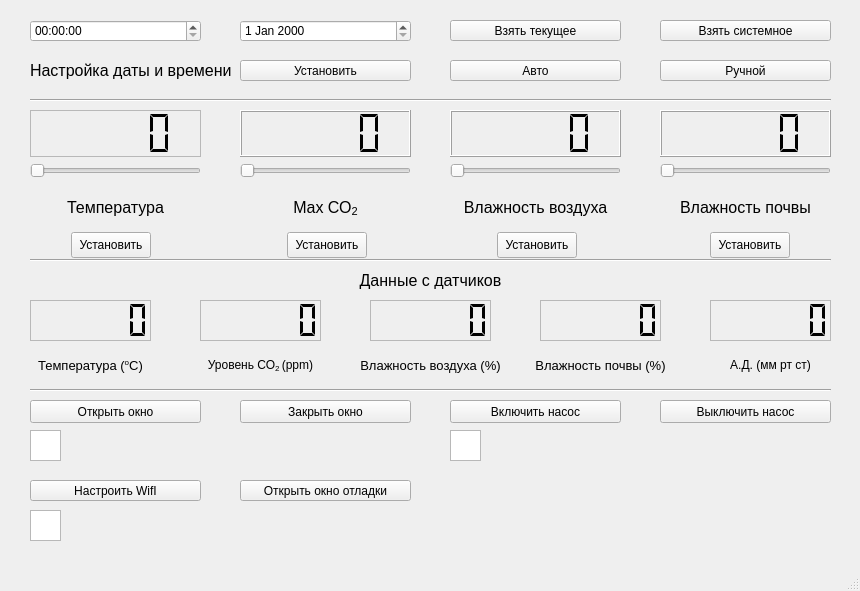
<?xml version="1.0" encoding="UTF-8"?>
<ui version="4.0">
 <class>MainWindow</class>
 <widget class="QMainWindow" name="MainWindow">
  <property name="geometry">
   <rect>
    <x>0</x>
    <y>0</y>
    <width>860</width>
    <height>591</height>
   </rect>
  </property>
  <property name="windowTitle">
   <string>MainWindow</string>
  </property>
  <widget class="QWidget" name="centralwidget">
   <widget class="QWidget" name="layoutWidget">
    <property name="geometry">
     <rect>
      <x>30</x>
      <y>110</y>
      <width>171</width>
      <height>121</height>
     </rect>
    </property>
    <layout class="QVBoxLayout" name="verticalLayout">
     <item>
      <widget class="QLCDNumber" name="panel_temp">
       <property name="frameShape">
        <enum>QFrame::StyledPanel</enum>
       </property>
       <property name="digitCount">
        <number>5</number>
       </property>
       <property name="segmentStyle">
        <enum>QLCDNumber::Flat</enum>
       </property>
      </widget>
     </item>
     <item>
      <widget class="QSlider" name="slider_temp">
       <property name="orientation">
        <enum>Qt::Horizontal</enum>
       </property>
      </widget>
     </item>
     <item>
      <widget class="QLabel" name="label_temp">
       <property name="text">
        <string>&lt;html&gt;&lt;head/&gt;&lt;body&gt;&lt;p align=&quot;center&quot;&gt;&lt;span style=&quot; font-size:12pt;&quot;&gt;Температура&lt;/span&gt;&lt;/p&gt;&lt;/body&gt;&lt;/html&gt;</string>
       </property>
      </widget>
     </item>
    </layout>
   </widget>
   <widget class="QWidget" name="layoutWidget_2">
    <property name="geometry">
     <rect>
      <x>240</x>
      <y>110</y>
      <width>171</width>
      <height>121</height>
     </rect>
    </property>
    <layout class="QVBoxLayout" name="verticalLayout_2">
     <item>
      <widget class="QLCDNumber" name="panel_co">
       <property name="digitCount">
        <number>5</number>
       </property>
       <property name="segmentStyle">
        <enum>QLCDNumber::Flat</enum>
       </property>
      </widget>
     </item>
     <item>
      <widget class="QSlider" name="slider_co">
       <property name="orientation">
        <enum>Qt::Horizontal</enum>
       </property>
      </widget>
     </item>
     <item>
      <widget class="QLabel" name="label_co">
       <property name="text">
        <string>&lt;html&gt;&lt;head/&gt;&lt;body&gt;&lt;p align=&quot;center&quot;&gt;&lt;span style=&quot; font-size:12pt;&quot;&gt;Max СО&lt;/span&gt;&lt;span style=&quot; font-size:12pt; vertical-align:sub;&quot;&gt;2&lt;/span&gt;&lt;/p&gt;&lt;/body&gt;&lt;/html&gt;</string>
       </property>
      </widget>
     </item>
    </layout>
   </widget>
   <widget class="QWidget" name="layoutWidget_3">
    <property name="geometry">
     <rect>
      <x>450</x>
      <y>110</y>
      <width>171</width>
      <height>121</height>
     </rect>
    </property>
    <layout class="QVBoxLayout" name="verticalLayout_3">
     <item>
      <widget class="QLCDNumber" name="panel_air">
       <property name="digitCount">
        <number>5</number>
       </property>
       <property name="segmentStyle">
        <enum>QLCDNumber::Flat</enum>
       </property>
      </widget>
     </item>
     <item>
      <widget class="QSlider" name="slider_air">
       <property name="orientation">
        <enum>Qt::Horizontal</enum>
       </property>
      </widget>
     </item>
     <item>
      <widget class="QLabel" name="label_air">
       <property name="text">
        <string>&lt;html&gt;&lt;head/&gt;&lt;body&gt;&lt;p align=&quot;center&quot;&gt;&lt;span style=&quot; font-size:12pt;&quot;&gt;Влажность воздуха&lt;/span&gt;&lt;/p&gt;&lt;/body&gt;&lt;/html&gt;</string>
       </property>
      </widget>
     </item>
    </layout>
   </widget>
   <widget class="QWidget" name="layoutWidget_4">
    <property name="geometry">
     <rect>
      <x>660</x>
      <y>110</y>
      <width>171</width>
      <height>121</height>
     </rect>
    </property>
    <layout class="QVBoxLayout" name="verticalLayout_4">
     <item>
      <widget class="QLCDNumber" name="panel_ground">
       <property name="digitCount">
        <number>5</number>
       </property>
       <property name="segmentStyle">
        <enum>QLCDNumber::Flat</enum>
       </property>
      </widget>
     </item>
     <item>
      <widget class="QSlider" name="slider_ground">
       <property name="orientation">
        <enum>Qt::Horizontal</enum>
       </property>
      </widget>
     </item>
     <item>
      <widget class="QLabel" name="label_ground">
       <property name="text">
        <string>&lt;html&gt;&lt;head/&gt;&lt;body&gt;&lt;p align=&quot;center&quot;&gt;&lt;span style=&quot; font-size:12pt;&quot;&gt;Влажность почвы&lt;/span&gt;&lt;/p&gt;&lt;/body&gt;&lt;/html&gt;</string>
       </property>
      </widget>
     </item>
    </layout>
   </widget>
   <widget class="QPushButton" name="button_on_wifi">
    <property name="geometry">
     <rect>
      <x>30</x>
      <y>480</y>
      <width>171</width>
      <height>21</height>
     </rect>
    </property>
    <property name="text">
     <string>Настроить WifI</string>
    </property>
   </widget>
   <widget class="QPushButton" name="button_on_window">
    <property name="geometry">
     <rect>
      <x>30</x>
      <y>400</y>
      <width>171</width>
      <height>23</height>
     </rect>
    </property>
    <property name="text">
     <string>Открыть окно</string>
    </property>
   </widget>
   <widget class="QPushButton" name="button_off_window">
    <property name="geometry">
     <rect>
      <x>240</x>
      <y>400</y>
      <width>171</width>
      <height>23</height>
     </rect>
    </property>
    <property name="text">
     <string>Закрыть окно</string>
    </property>
   </widget>
   <widget class="QPushButton" name="button_on_pump">
    <property name="geometry">
     <rect>
      <x>450</x>
      <y>400</y>
      <width>171</width>
      <height>23</height>
     </rect>
    </property>
    <property name="text">
     <string>Включить насос</string>
    </property>
   </widget>
   <widget class="QPushButton" name="button_off_pump">
    <property name="geometry">
     <rect>
      <x>660</x>
      <y>400</y>
      <width>171</width>
      <height>23</height>
     </rect>
    </property>
    <property name="text">
     <string>Выключить насос</string>
    </property>
   </widget>
   <widget class="QLabel" name="label_window">
    <property name="geometry">
     <rect>
      <x>70</x>
      <y>430</y>
      <width>341</width>
      <height>31</height>
     </rect>
    </property>
    <property name="text">
     <string>&lt;html&gt;&lt;head/&gt;&lt;body&gt;&lt;p align=&quot;right&quot;&gt;&lt;br/&gt;&lt;/p&gt;&lt;/body&gt;&lt;/html&gt;</string>
    </property>
   </widget>
   <widget class="QLabel" name="label_pump">
    <property name="geometry">
     <rect>
      <x>490</x>
      <y>430</y>
      <width>341</width>
      <height>31</height>
     </rect>
    </property>
    <property name="text">
     <string>&lt;html&gt;&lt;head/&gt;&lt;body&gt;&lt;p align=&quot;right&quot;&gt;&lt;br/&gt;&lt;/p&gt;&lt;/body&gt;&lt;/html&gt;</string>
    </property>
    <property name="textFormat">
     <enum>Qt::AutoText</enum>
    </property>
   </widget>
   <widget class="QLabel" name="label_wifi">
    <property name="geometry">
     <rect>
      <x>70</x>
      <y>510</y>
      <width>341</width>
      <height>31</height>
     </rect>
    </property>
    <property name="text">
     <string>&lt;html&gt;&lt;head/&gt;&lt;body&gt;&lt;p align=&quot;right&quot;&gt;&lt;br/&gt;&lt;/p&gt;&lt;/body&gt;&lt;/html&gt;</string>
    </property>
   </widget>
   <widget class="QTimeEdit" name="timeEdit">
    <property name="geometry">
     <rect>
      <x>30</x>
      <y>20</y>
      <width>171</width>
      <height>22</height>
     </rect>
    </property>
   </widget>
   <widget class="QDateEdit" name="dateEdit">
    <property name="geometry">
     <rect>
      <x>240</x>
      <y>20</y>
      <width>171</width>
      <height>22</height>
     </rect>
    </property>
   </widget>
   <widget class="QLabel" name="label_data_and_time">
    <property name="geometry">
     <rect>
      <x>30</x>
      <y>60</y>
      <width>201</width>
      <height>21</height>
     </rect>
    </property>
    <property name="text">
     <string>&lt;html&gt;&lt;head/&gt;&lt;body&gt;&lt;p align=&quot;center&quot;&gt;&lt;span style=&quot; font-size:12pt;&quot;&gt;Настройка даты и времени&lt;/span&gt;&lt;/p&gt;&lt;/body&gt;&lt;/html&gt;</string>
    </property>
   </widget>
   <widget class="Line" name="line">
    <property name="geometry">
     <rect>
      <x>30</x>
      <y>380</y>
      <width>801</width>
      <height>21</height>
     </rect>
    </property>
    <property name="orientation">
     <enum>Qt::Horizontal</enum>
    </property>
   </widget>
   <widget class="QGraphicsView" name="lamp_wifi">
    <property name="geometry">
     <rect>
      <x>30</x>
      <y>510</y>
      <width>31</width>
      <height>31</height>
     </rect>
    </property>
   </widget>
   <widget class="Line" name="line_2">
    <property name="geometry">
     <rect>
      <x>30</x>
      <y>90</y>
      <width>801</width>
      <height>21</height>
     </rect>
    </property>
    <property name="orientation">
     <enum>Qt::Horizontal</enum>
    </property>
   </widget>
   <widget class="QGraphicsView" name="lamp_window">
    <property name="geometry">
     <rect>
      <x>30</x>
      <y>430</y>
      <width>31</width>
      <height>31</height>
     </rect>
    </property>
   </widget>
   <widget class="QGraphicsView" name="lamp_pump">
    <property name="geometry">
     <rect>
      <x>450</x>
      <y>430</y>
      <width>31</width>
      <height>31</height>
     </rect>
    </property>
   </widget>
   <widget class="QLabel" name="label_data_and_time_2">
    <property name="geometry">
     <rect>
      <x>240</x>
      <y>270</y>
      <width>381</width>
      <height>21</height>
     </rect>
    </property>
    <property name="text">
     <string>&lt;html&gt;&lt;head/&gt;&lt;body&gt;&lt;p align=&quot;center&quot;&gt;&lt;span style=&quot; font-size:12pt;&quot;&gt;Данные с датчиков&lt;/span&gt;&lt;/p&gt;&lt;/body&gt;&lt;/html&gt;</string>
    </property>
   </widget>
   <widget class="Line" name="line_3">
    <property name="geometry">
     <rect>
      <x>30</x>
      <y>250</y>
      <width>801</width>
      <height>21</height>
     </rect>
    </property>
    <property name="orientation">
     <enum>Qt::Horizontal</enum>
    </property>
   </widget>
   <widget class="QLCDNumber" name="panel_out_air">
    <property name="geometry">
     <rect>
      <x>370</x>
      <y>300</y>
      <width>121</width>
      <height>41</height>
     </rect>
    </property>
    <property name="frameShape">
     <enum>QFrame::StyledPanel</enum>
    </property>
    <property name="frameShadow">
     <enum>QFrame::Raised</enum>
    </property>
    <property name="digitCount">
     <number>6</number>
    </property>
    <property name="segmentStyle">
     <enum>QLCDNumber::Flat</enum>
    </property>
   </widget>
   <widget class="QLCDNumber" name="panel_out_hg">
    <property name="geometry">
     <rect>
      <x>710</x>
      <y>300</y>
      <width>121</width>
      <height>41</height>
     </rect>
    </property>
    <property name="frameShape">
     <enum>QFrame::StyledPanel</enum>
    </property>
    <property name="frameShadow">
     <enum>QFrame::Raised</enum>
    </property>
    <property name="digitCount">
     <number>6</number>
    </property>
    <property name="segmentStyle">
     <enum>QLCDNumber::Flat</enum>
    </property>
   </widget>
   <widget class="QLCDNumber" name="panel_out_ground">
    <property name="geometry">
     <rect>
      <x>540</x>
      <y>300</y>
      <width>121</width>
      <height>41</height>
     </rect>
    </property>
    <property name="frameShape">
     <enum>QFrame::StyledPanel</enum>
    </property>
    <property name="frameShadow">
     <enum>QFrame::Raised</enum>
    </property>
    <property name="digitCount">
     <number>6</number>
    </property>
    <property name="segmentStyle">
     <enum>QLCDNumber::Flat</enum>
    </property>
   </widget>
   <widget class="QLCDNumber" name="panel_out_temp">
    <property name="geometry">
     <rect>
      <x>30</x>
      <y>300</y>
      <width>121</width>
      <height>41</height>
     </rect>
    </property>
    <property name="frameShape">
     <enum>QFrame::StyledPanel</enum>
    </property>
    <property name="frameShadow">
     <enum>QFrame::Raised</enum>
    </property>
    <property name="digitCount">
     <number>6</number>
    </property>
    <property name="segmentStyle">
     <enum>QLCDNumber::Flat</enum>
    </property>
   </widget>
   <widget class="QLCDNumber" name="panel_out_co">
    <property name="geometry">
     <rect>
      <x>200</x>
      <y>300</y>
      <width>121</width>
      <height>41</height>
     </rect>
    </property>
    <property name="frameShape">
     <enum>QFrame::StyledPanel</enum>
    </property>
    <property name="frameShadow">
     <enum>QFrame::Raised</enum>
    </property>
    <property name="digitCount">
     <number>6</number>
    </property>
    <property name="segmentStyle">
     <enum>QLCDNumber::Flat</enum>
    </property>
   </widget>
   <widget class="QLabel" name="label_data_and_time_3">
    <property name="geometry">
     <rect>
      <x>20</x>
      <y>350</y>
      <width>141</width>
      <height>31</height>
     </rect>
    </property>
    <property name="text">
     <string>&lt;html&gt;&lt;head/&gt;&lt;body&gt;&lt;p align=&quot;center&quot;&gt;&lt;span style=&quot; font-size:10pt;&quot;&gt;Температура (&lt;/span&gt;&lt;span style=&quot; font-size:10pt; vertical-align:super;&quot;&gt;о&lt;/span&gt;&lt;span style=&quot; font-size:10pt;&quot;&gt;С)&lt;/span&gt;&lt;/p&gt;&lt;/body&gt;&lt;/html&gt;</string>
    </property>
   </widget>
   <widget class="QLabel" name="label_data_and_time_4">
    <property name="geometry">
     <rect>
      <x>190</x>
      <y>350</y>
      <width>141</width>
      <height>31</height>
     </rect>
    </property>
    <property name="text">
     <string>&lt;html&gt;&lt;head/&gt;&lt;body&gt;&lt;p align=&quot;center&quot;&gt;Уровень СО&lt;span style=&quot; vertical-align:sub;&quot;&gt;2 &lt;/span&gt;(ppm)&lt;/p&gt;&lt;/body&gt;&lt;/html&gt;</string>
    </property>
   </widget>
   <widget class="QLabel" name="label_data_and_time_5">
    <property name="geometry">
     <rect>
      <x>360</x>
      <y>350</y>
      <width>141</width>
      <height>31</height>
     </rect>
    </property>
    <property name="text">
     <string>&lt;html&gt;&lt;head/&gt;&lt;body&gt;&lt;p align=&quot;center&quot;&gt;&lt;span style=&quot; font-size:10pt;&quot;&gt;Влажность воздуха (%)&lt;/span&gt;&lt;/p&gt;&lt;/body&gt;&lt;/html&gt;</string>
    </property>
   </widget>
   <widget class="QLabel" name="label_data_and_time_6">
    <property name="geometry">
     <rect>
      <x>530</x>
      <y>350</y>
      <width>141</width>
      <height>31</height>
     </rect>
    </property>
    <property name="text">
     <string>&lt;html&gt;&lt;head/&gt;&lt;body&gt;&lt;p align=&quot;center&quot;&gt;&lt;span style=&quot; font-size:10pt;&quot;&gt;Влажность почвы (%)&lt;/span&gt;&lt;/p&gt;&lt;/body&gt;&lt;/html&gt;</string>
    </property>
   </widget>
   <widget class="QLabel" name="label_data_and_time_7">
    <property name="geometry">
     <rect>
      <x>700</x>
      <y>350</y>
      <width>141</width>
      <height>31</height>
     </rect>
    </property>
    <property name="text">
     <string>&lt;html&gt;&lt;head/&gt;&lt;body&gt;&lt;p align=&quot;center&quot;&gt;А.Д. (мм рт ст)&lt;/p&gt;&lt;/body&gt;&lt;/html&gt;</string>
    </property>
   </widget>
   <widget class="QPushButton" name="getsystime">
    <property name="geometry">
     <rect>
      <x>660</x>
      <y>20</y>
      <width>171</width>
      <height>21</height>
     </rect>
    </property>
    <property name="text">
     <string>Взять системное</string>
    </property>
   </widget>
   <widget class="QPushButton" name="settime">
    <property name="geometry">
     <rect>
      <x>240</x>
      <y>60</y>
      <width>171</width>
      <height>21</height>
     </rect>
    </property>
    <property name="text">
     <string>Установить</string>
    </property>
   </widget>
   <widget class="QPushButton" name="getstmtime">
    <property name="geometry">
     <rect>
      <x>450</x>
      <y>20</y>
      <width>171</width>
      <height>21</height>
     </rect>
    </property>
    <property name="text">
     <string>Взять текущее</string>
    </property>
   </widget>
   <widget class="QPushButton" name="buttondebug">
    <property name="geometry">
     <rect>
      <x>240</x>
      <y>480</y>
      <width>171</width>
      <height>21</height>
     </rect>
    </property>
    <property name="text">
     <string>Открыть окно отладки</string>
    </property>
   </widget>
   <widget class="QPushButton" name="settemp">
    <property name="geometry">
     <rect>
      <x>71</x>
      <y>232</y>
      <width>80</width>
      <height>26</height>
     </rect>
    </property>
    <property name="text">
     <string>Установить</string>
    </property>
   </widget>
   <widget class="QPushButton" name="setmaxco2">
    <property name="geometry">
     <rect>
      <x>287</x>
      <y>232</y>
      <width>80</width>
      <height>26</height>
     </rect>
    </property>
    <property name="text">
     <string>Установить</string>
    </property>
   </widget>
   <widget class="QPushButton" name="setneedhuma">
    <property name="geometry">
     <rect>
      <x>497</x>
      <y>232</y>
      <width>80</width>
      <height>26</height>
     </rect>
    </property>
    <property name="text">
     <string>Установить</string>
    </property>
   </widget>
   <widget class="QPushButton" name="setneedhume">
    <property name="geometry">
     <rect>
      <x>710</x>
      <y>232</y>
      <width>80</width>
      <height>26</height>
     </rect>
    </property>
    <property name="text">
     <string>Установить</string>
    </property>
   </widget>
   <widget class="QPushButton" name="setauto">
    <property name="geometry">
     <rect>
      <x>450</x>
      <y>60</y>
      <width>171</width>
      <height>21</height>
     </rect>
    </property>
    <property name="text">
     <string>Авто</string>
    </property>
   </widget>
   <widget class="QPushButton" name="setmanual">
    <property name="geometry">
     <rect>
      <x>660</x>
      <y>60</y>
      <width>171</width>
      <height>21</height>
     </rect>
    </property>
    <property name="text">
     <string>Ручной</string>
    </property>
   </widget>
  </widget>
  <widget class="QMenuBar" name="menubar">
   <property name="enabled">
    <bool>true</bool>
   </property>
   <property name="geometry">
    <rect>
     <x>0</x>
     <y>0</y>
     <width>860</width>
     <height>21</height>
    </rect>
   </property>
   <property name="defaultUp">
    <bool>false</bool>
   </property>
  </widget>
  <widget class="QStatusBar" name="statusbar"/>
 </widget>
 <resources/>
 <connections/>
</ui>
